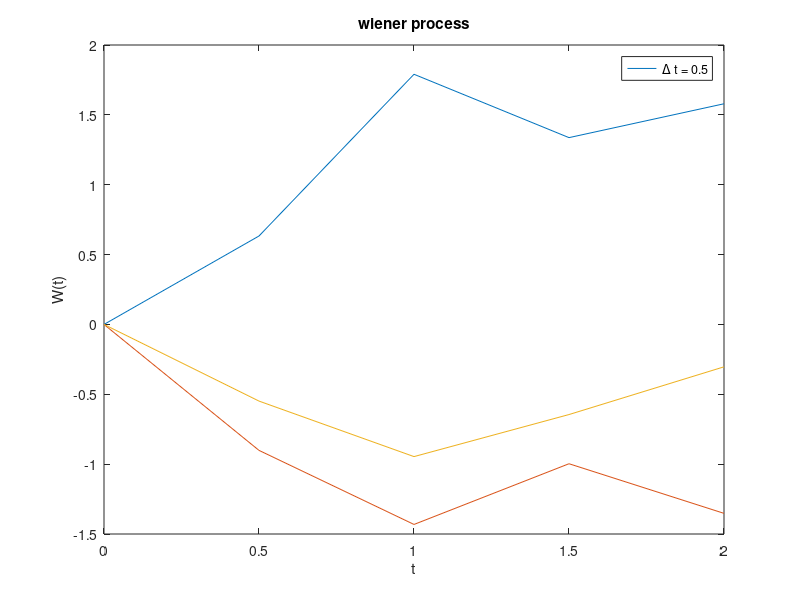

The MATLAB source for this figure:
fid = fopen('wiener_process_points_0.5.txt', 'r');format_spec = '%f %f %f %f';sizeA = [4 Inf];A = fscanf(fid, format_spec,sizeA);fclose(fid);A = A';n = A(:,1);x = A(:,2);y = A(:,3);z = A(:,4);plot(n,x);hold onplot(n,y);hold onplot(n,z);title('wiener process');legend('\Delta t = 0.5');xlabel('t');ylabel('W(t)');